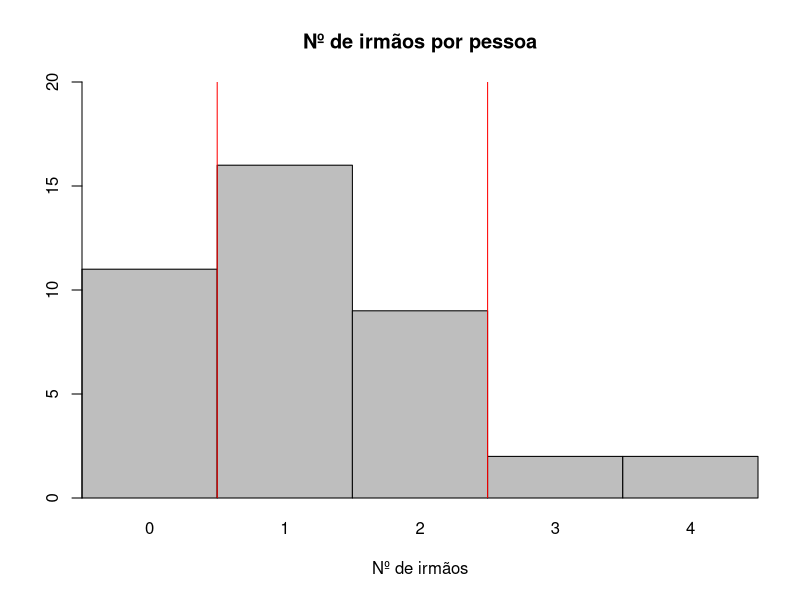

The R script that drew this image:
xi <- read.csv(file.path("dataset", "ieedr", "irmaos.csv"))$x
df <- data.frame(media = mean(xi), desvio = sd(xi))
df <- transform(df, xmin = ceiling(media - desvio), xmax = floor(media + desvio))
print(df)

png(file.path("imagem", "ieedr", "ex3_3.png"))
barplot(
  table(xi),
  xlab = "Nº de irmãos",
  main = "Nº de irmãos por pessoa",
  ylim = c(0, 20),
  space = 0,
  yaxs = "i",
  xaxs = "i"
)
abline(NULL, v = df$xmin, col = "red")
abline(NULL, v = df$xmax + 1, col = "red")
